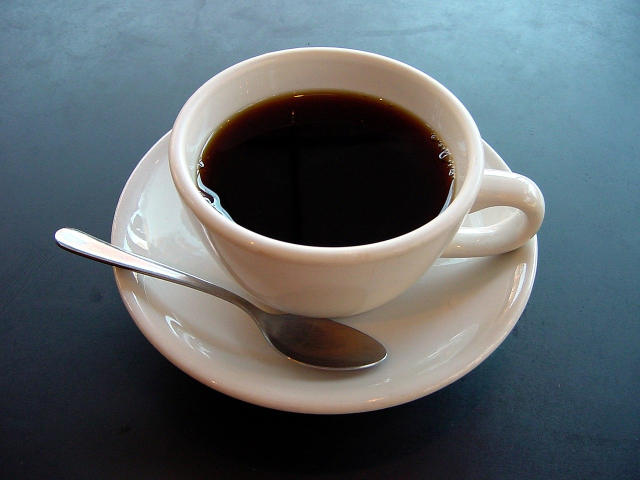
#> input picture L05/coffee_cup.JPG, 1280 x 960 px, found by its file name (shown at 1/2 size)
$ python hw3_grabcut.py
#> lines starting #> are read from the running program, lines starting #| are printed output that depends on the picture
import numpy as np
import cv2 as cv
from matplotlib import pyplot as plt

img = cv.imread('coffee_cup.jpg')
#> img is the input picture: shape (960, 1280, 3); mean B, G, R 105.3, 100.9, 92.1

mask = np.zeros(img.shape[:2], np.uint8)
bgdModel = np.zeros((1, 65), np.float64)
fgdModel = np.zeros((1, 65), np.float64)
iterCount = 1
mode = cv.GC_INIT_WITH_RECT

# 초기 사각형 영역 설정 (x, y, width, height)
rc = (150, 150, 1000, 700)

cv.grabCut(img, mask, rc, bgdModel, fgdModel, iterCount, mode)

# 마스크 변환 (배경: 0, 객체: 1)
mask_bin = np.where((mask == cv.GC_BGD) | (mask == cv.GC_PR_BGD), 0, 1).astype('uint8')
dst = img * mask_bin[:, :, np.newaxis]
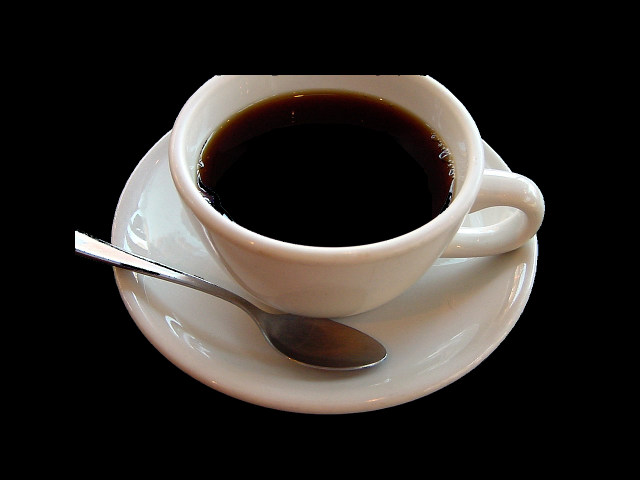
#> dst: shape (960, 1280, 3) (shown at 1/2 size); mean B, G, R 39.6, 43.1, 47.4

# 결과 시각화
plt.figure(figsize=(12, 4))
plt.subplot(1, 3, 1)
plt.imshow(cv.cvtColor(img, cv.COLOR_BGR2RGB))
plt.title('Original Image')
plt.axis('off')

plt.subplot(1, 3, 2)
plt.imshow(mask_bin, cmap='gray')
plt.title('Mask Image')
plt.axis('off')

plt.subplot(1, 3, 3)
plt.imshow(cv.cvtColor(dst, cv.COLOR_BGR2RGB))
plt.title('Background Removed')
plt.axis('off')

plt.show()
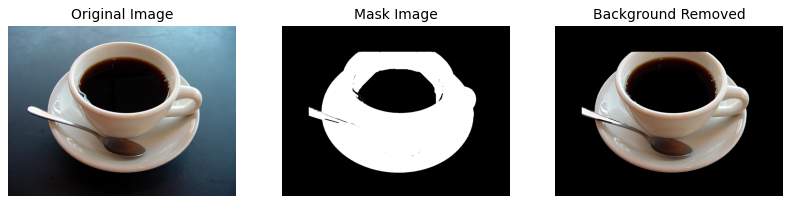
#> figure drawn by matplotlib, 3 panels

$ run again, with L05/dabotap.jpg copied over L05/coffee_cup.JPG
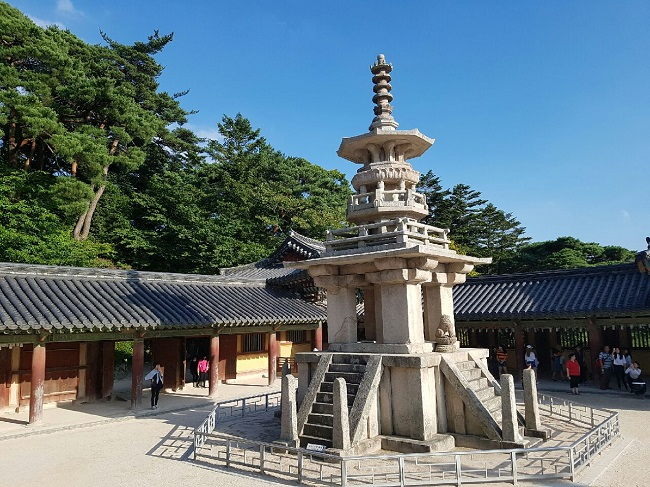
#> input picture L05/dabotap.jpg, 650 x 487 px, found by its file name
#> img is the input picture: shape (487, 650, 3); mean B, G, R 123.4, 116.1, 96.8
#> `dst = img * mask_bin[:, :, np.newaxis]`:
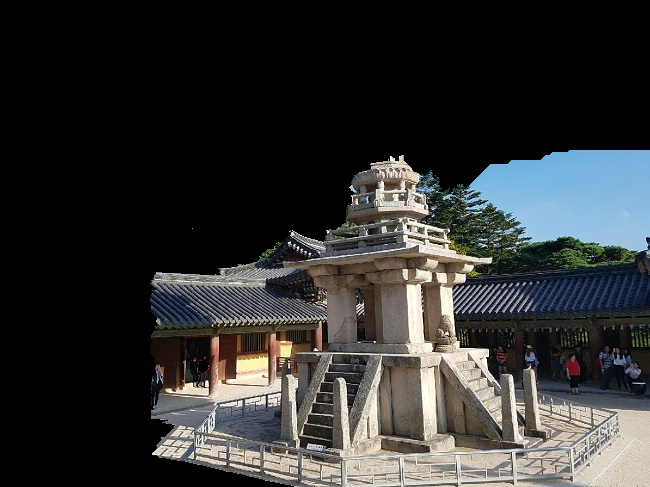
#> dst: shape (487, 650, 3); mean B, G, R 48.9, 49.5, 48.5
#> `plt.show()`:
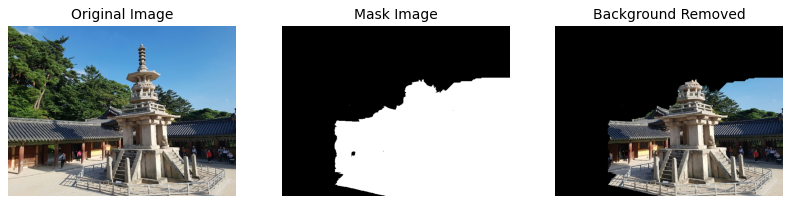
#> figure drawn by matplotlib, 3 panels
